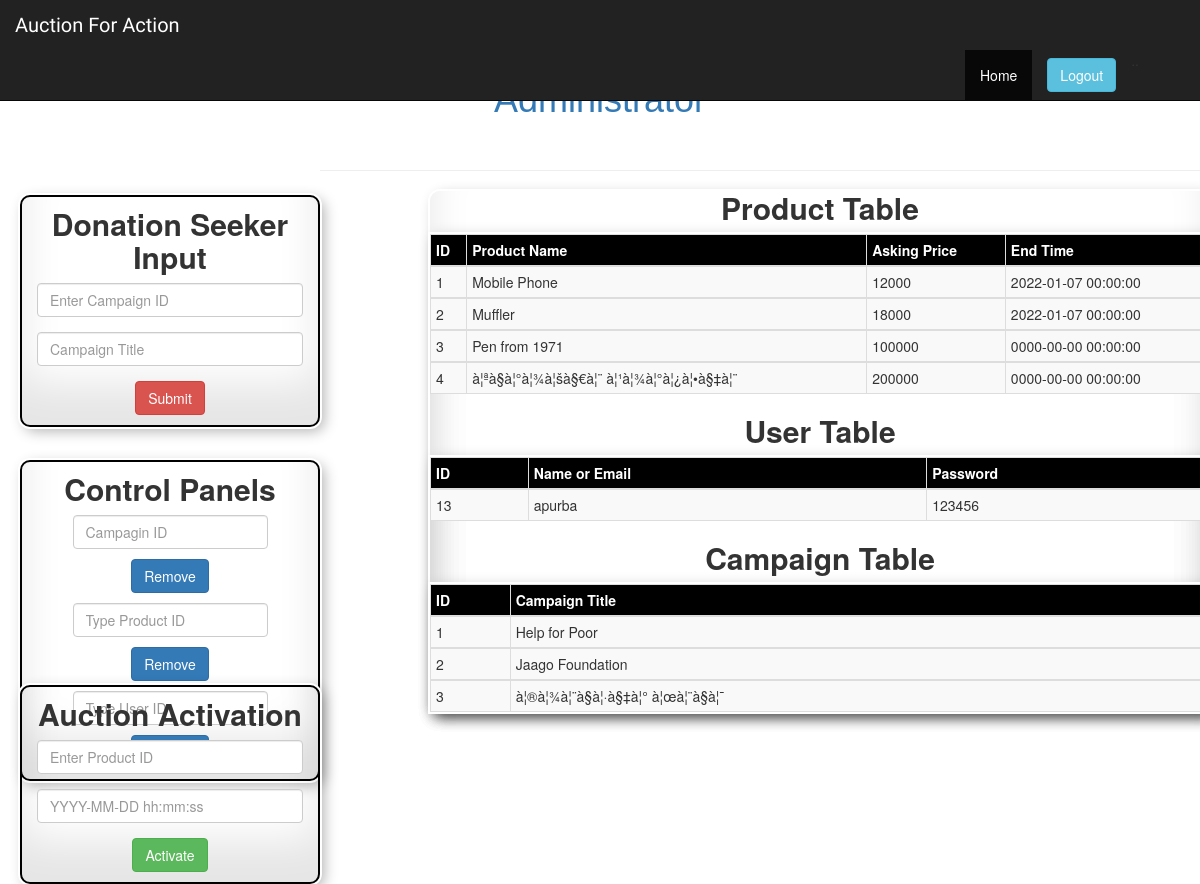
Page /view/admin.php (signed in) on the committed database.
### tables this page shows
CREATE TABLE IF NOT EXISTS `addproducts` (
`pid` int(11) NOT NULL,
  `title` text NOT NULL,
  `descri` text NOT NULL,
  `price` int(20) NOT NULL,
  `btime` datetime NOT NULL,
  `cid` int(11) NOT NULL,
  `image` text NOT NULL,
  `name` text NOT NULL,
  `email` text NOT NULL,
  `mob` text NOT NULL
);

CREATE TABLE IF NOT EXISTS `details` (
`uid` int(11) NOT NULL,
  `Email` text NOT NULL,
  `FirstName` text NOT NULL,
  `LastName` text NOT NULL,
  `Mob` text NOT NULL,
  `password` text NOT NULL
);

CREATE TABLE IF NOT EXISTS `menu` (
`id` int(11) NOT NULL,
  `label` varchar(50) NOT NULL DEFAULT '',
  `link` varchar(100) NOT NULL DEFAULT '#',
  `parent` int(11) NOT NULL DEFAULT '0',
  `sort` int(11) DEFAULT NULL
);

### model/adminModel.php (the view, shortened to what this page needs)
<?php
$conn = new mysqli("localhost", "root", "", "AuctionForAction");
if (isset($_POST['dltctg'])) {
	$id=$_REQUEST['id'];
	$sql = "DELETE FROM menu WHERE id=$id ORDER BY id";
	$conn -> query($sql);
	$sql = "SELECT id,label FROM menu";
	$result = $conn -> query($sql);
	if ($result -> num_rows > 0) {
	while ($row = $result -> fetch_assoc()) {
	}
        echo '<meta http-equiv="refresh" content="0; admin.php">';
	} else {
        echo '<meta http-equiv="refresh" content="0; admin.php">';
	}
	}
else {
    echo '<div style="width:65%; margin-left:430px; box-shadow:
            inset 0 -3em 3em rgba(0,0,0,0.1), 0 0  0 2px rgb(255,255,255), 0.3em 0.3em 1em rgba(0,0,0,0.3); border-radius: 10px;"><h2><center><strong>Product Table<strong></center></h2>';
	$sql = "SELECT pid,title,price,btime FROM addproducts ORDER BY pid";
	$result = $conn -> query($sql);
    if ($result -> num_rows > 0) {
        echo '<div style="box-shadow:
            inset 0 -3em 3em rgba(0,0,0,0.1), 0 0  0 2px rgb(255,255,255), 0.3em 0.3em 1em rgba(0,0,0,0.3);"><table class="table table-striped table-bordered table-hover table-condensed" align="center" style="width:100%; border-radius: 10px;">
  <thead bgcolor="black">
    <tr>
      <th scope="col" style="color:white;">ID</th>
      <th scope="col" style="color:white;">Product Name</th>
      <th scope="col"style="color:white;">Asking Price</th>
      <th scope="col"style="color:white;">End Time</th>
    </tr>
  </thead>';
        while ($row = $result -> fetch_assoc()) {
	echo "
        <tbody>
    <tr>
      <td>" . $row["pid"] . "</td><td>" . $row["title"] . "</td><td>" . $row["price"] . "</td><td>" . $row["btime"] . "</td>
    </tr>
        ";
        }
        echo "</tbody></table>";
    }
    else {
	echo "No product here.";
	}
    echo '<div style="width:100%; margin-left:0px;"><h2><center><strong>User Table<strong></center></h2>';
	$sql = "SELECT uid,Email,password FROM details ORDER BY uid";
	$result = $conn -> query($sql);
    if ($result -> num_rows > 0) {
        echo '<div style="box-shadow:
            inset 0 -3em 3em rgba(0,0,0,0.1), 0 0  0 2px rgb(255,255,255), 0.3em 0.3em 1em rgba(0,0,0,0.3);"><table class="table table-striped table-bordered table-hover table-condensed" align="center" style="width:100%; border-radius: 10px; margin-left:0px;">
  <thead bgcolor="black">
    <tr>
      <th scope="col" style="color:white;">ID</th>
      <th scope="col" style="color:white;">Name or Email</th>
      <th scope="col"style="color:white;">Password</th>
    </tr>
  </thead>';
        while ($row = $result -> fetch_assoc()) {
	echo "
        <tbody>
    <tr>
     <td>" . $row["uid"] . "</td><td>" . $row["Email"] . "</td><td>" . $row["password"] . "</td>
    </tr>
        ";
        }
        echo "</tbody></table>";
    }
    else {
	echo "No user here.";
	}
    echo '<div style="width:100%; margin-left:0px;"><h2><center><strong>Campaign Table<strong></center></h2>';
	$sql = "SELECT id,label FROM menu ORDER BY id";
	$result = $conn -> query($sql);
    if ($result -> num_rows > 0) {
        echo '<div style="box-shadow:
            inset 0 -3em 3em rgba(0,0,0,0.1), 0 0  0 2px rgb(255,255,255), 0.3em 0.3em 1em rgba(0,0,0,0.3);"><table class="table table-striped table-bordered table-hover table-condensed" align="center" style="width:100%; border-radius: 10px; margin-left:0px;">
  <thead bgcolor="black">
    <tr>
      <th scope="col" style="color:white;">ID</th>
      <th scope="col" style="color:white;">Campaign Title</th>
    </tr>
  </thead>';
        while ($row = $result -> fetch_assoc()) {
	echo "
        <tbody>
    <tr>
     <td>" . $row["id"] . "</td><td>" . $row["label"] . "</td>
    </tr>
        ";
        }
        echo "</tbody></table>";
    }
    else {
	echo "No campaign running.";
	}
	}
?>

### view/admin.php (shortened to what this page needs)
<!DOCTYPE html PUBLIC "-//W3C//DTD XHTML 1.0 Transitional//EN" "http://www.w3.org/TR/xhtml1/DTD/xhtml1-transitional.dtd">
<html xmlns="http://www.w3.org/1999/xhtml">
<head>
    <link href="css/bootstrap.min.css" rel="stylesheet">
</head>
<body>
    <div class="row">
    <nav class="navbar navbar-inverse navbar-fixed-top">
        <div class="container-fluid">
            <div class="navbar-header">
                <a class="navbar-brand" href="admin.php" style="font-family:Kaushan Script; font-size:20px">Auction For Action</a>
            </div>
            <ul class="nav navbar-nav">
                <li class="active" style="margin-left:950px"><a href="admin.php">Home</a></li>
                <li class="pull-right"> . </li>
                <?php
                if (isset( $_SESSION['adminuser'])) {
				?>
                <li class="pull-right">
                    <form class="navbar-form navbar-left" method="post" action="admin_user.php">
                        <div class="form-group">
                            <input name="logout" class="btn btn-info" value="Logout" type="submit">
                        </div>
                    </form>
                </li>
                <?php } ?> <li class="pull-right"> . </li>
                  <li class="pull-right">
                    <form class="navbar-form navbar-left" method="post" action="../index.php">
                        <div class="form-group">
                            <input name="logout" class="btn btn-info" value="Logout" type="submit">
                        </div>
                    </form>
                </li>
            </ul>
        </div>
        </nav>
    </div>
    <div align="center">
        <a href="admin.php">
            <h1 class="style2" style="font-family:Arial; margin-top: 80px;">Administrator</h1>
        </a>
        <p>&nbsp;</p>
        <div class="col-md-3 offset-md-2" style="border: 2px solid black; border-radius: 10px; margin-left: 20px; box-shadow:
            inset 0 -3em 3em rgba(0,0,0,0.1), 0 0  0 2px rgb(255,255,255), 0.3em 0.3em 1em rgba(0,0,0,0.3); margin-top:35px;">
            <h4 style="font-size: 30px"><Strong>Donation Seeker Input</Strong></h4>
            <form action="../model/adminConnectModel.php" method="post">
                <div class="form-group" style="height:100%; weight:35%">
                    <input type="number" class="form-control" id="mid" name="mid" placeholder="Enter Campaign ID">
                </div>
                <div class="form-group">
                    <input type="text" class="form-control" id="lbl" name="lbl" placeholder="Campaign Title">
                </div>
                <button class="btn btn-danger" type="submit" style="margin-bottom: 10px">Submit</button>
            </form>
        </div>
        <form id="form1" name="form1" method="post" action="" style="display:block">
            <div class="col-md-3 offset-md-2" style="border: 2px solid black; border-radius: 10px; margin-left: 20px; box-shadow:
            inset 0 -3em 3em rgba(0,0,0,0.1), 0 0  0 2px rgb(255,255,255), 0.3em 0.3em 1em rgba(0,0,0,0.3); position:absolute; margin-top:300px">
                <h4 style="font-size: 30px"><Strong>Control Panels</Strong></h4>
                <div class="form-inline">
                    <input type="text" class="form-control" name="id" placeholder="Campagin ID" style="margin-bottom: 10px">
                    <button class="btn btn-primary mb-2" name="dltctg" type="submit" id="dltctg" value="Delete Product" style="margin-bottom: 10px">Remove</button>
                </div>
                <div class="form-inline">
                    <input type="text" class="form-control" name="pid" placeholder="Type Product ID" style="margin-bottom: 10px">
                    <button class="btn btn-primary mb-2" name="dltpr" type="submit" id="dltpr" value="Delete Product" style="margin-bottom: 10px">Remove</button>
                </div>
                <div class="form-inline">
                    <input type="text" class="form-control" name="uid" placeholder="Type User ID" style="margin-bottom: 10px">
                    <button class="btn btn-primary mb-2" name="dltuser" type="submit" id="dltuser" value="Delete User" style="margin-bottom: 10px">Remove</button>
                </div>
            </div>
            <div class="col-md-3 offset-md-2" style="border: 2px solid black; border-radius: 10px; margin-left: 20px; box-shadow:
            inset 0 -3em 3em rgba(0,0,0,0.1), 0 0  0 2px rgb(255,255,255), 0.3em 0.3em 1em rgba(0,0,0,0.3); position:absolute; margin-top:525px; margin-bottom:50px">
                <h4 style="font-size: 30px"><Strong>Auction Activation</Strong></h4>
                <div class="form-group">
                    <input type="text" class="form-control" name="prid" placeholder="Enter Product ID" style="margin-bottom: 10px" />
                </div>
                <div class="form-group">
                    <input type="text" class="form-control" name="bidtime" placeholder="YYYY-MM-DD hh:mm:ss" style="margin-bottom: 10px" />
                </div>
                <button class="btn btn-success mb-2" name="btime" type="submit" id="btime" value="Update Time" style="margin-bottom: 10px">Activate</button>
            </div>
        </form>
    <hr>
    </div>
    <div style="width: 100%">
        <?php
        require '../model/adminModel.php';
        ?>
    </div>
</body>
</html>

### rows in the picture
addproducts: pid "1", title "Mobile Phone", price "12000", btime "2022-01-07 00:00:00"
addproducts: pid "2", title "Muffler", price "18000", btime "2022-01-07 00:00:00"
addproducts: pid "3", title "Pen from 1971", price "100000", btime "0000-00-00 00:00:00"
addproducts: pid "4", title "à¦ªà§à¦°à¦¾à¦šà§€à¦¨ à¦¹à¦¾à¦°à¦¿à¦•à§‡à¦¨", price "200000", btime "0000-00-00 00:00:00"
details: uid "13", Email "apurba", password "123456"
menu: id "1", label "Help for Poor"
menu: id "2", label "Jaago Foundation"
menu: id "3", label "à¦®à¦¾à¦¨à§à¦·à§‡à¦° à¦œà¦¨à§à¦¯"
